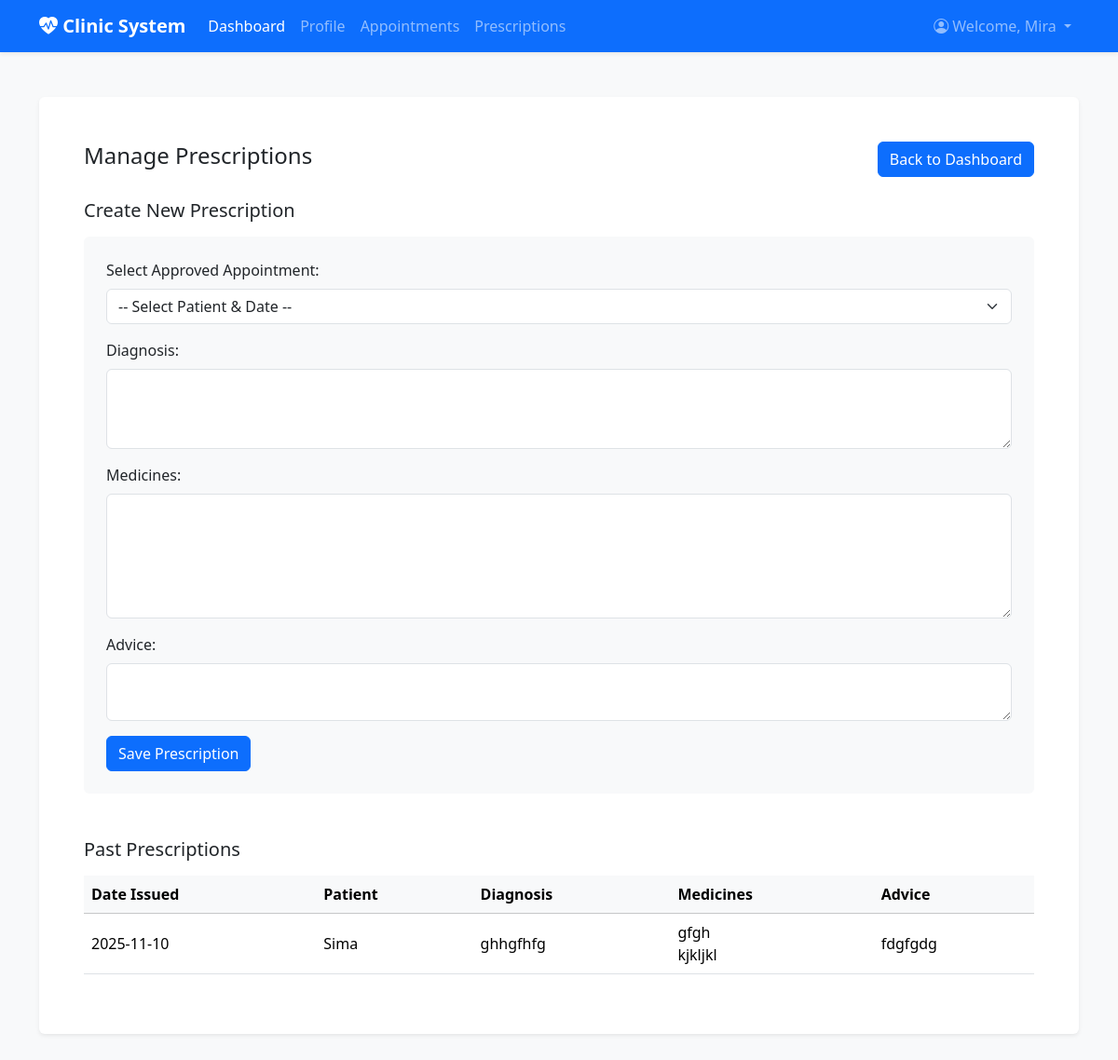
The app's page /Doctor/prescriptions.php (signed in) with its own data.
### tables this page shows
CREATE TABLE `prescriptions` (
  `prescription_id` int(11) NOT NULL,
  `appointment_id` int(11) DEFAULT NULL,
  `diagnosis` text DEFAULT NULL,
  `medicines` text DEFAULT NULL,
  `advice` text DEFAULT NULL,
  `date_issued` date DEFAULT NULL
);

CREATE TABLE `users` (
  `user_id` int(11) NOT NULL,
  `full_name` varchar(100) DEFAULT NULL,
  `email` varchar(100) DEFAULT NULL,
  `password_hash` varchar(255) DEFAULT NULL,
  `phone` varchar(20) DEFAULT NULL,
  `gender` enum('Male','Female','Other') DEFAULT NULL,
  `date_of_birth` date DEFAULT NULL,
  `role` enum('doctor','patient','admin') DEFAULT NULL,
  `created_at` timestamp NOT NULL DEFAULT current_timestamp()
);

### Doctor/prescriptions.php (the view, shortened to what this page needs)
<?php
include '../header.php';
$user_id = $_SESSION['user_id']; $message = ''; $message_type = '';
$doctor_id = $conn->query("SELECT doctor_id FROM doctors WHERE user_id = $user_id")->fetch_assoc()['doctor_id'];
$past_pr_query = "SELECT pr.*, a.appointment_date, u.full_name AS patient_name FROM prescriptions pr
                  JOIN appointments a ON pr.appointment_id = a.appointment_id JOIN patients p ON a.patient_id = p.patient_id
                  JOIN users u ON p.user_id = u.user_id WHERE a.doctor_id = ? ORDER BY pr.date_issued DESC";
$stmt_past_pr = $conn->prepare($past_pr_query); $stmt_past_pr->bind_param("i", $doctor_id); $stmt_past_pr->execute();
$past_prescriptions_result = $stmt_past_pr->get_result();
?>
<!DOCTYPE html>
<html lang="en">
<head>
    <link href="https://cdn.jsdelivr.net/npm/bootstrap@5.3.3/dist/css/bootstrap.min.css" rel="stylesheet">
</head>
<body>
    <div class="container my-5">
        <div class="card shadow-sm border-0">
            <div class="card-body p-5">
                <div class="d-flex justify-content-between align-items-center mb-4">
                    <h2 class="h4">Manage Prescriptions</h2>
                    <a href="../dashboard.php" class="btn btn-primary">Back to Dashboard</a>
                </div>
                <h5 class="mb-3">Create New Prescription</h5>
                <form action="prescriptions.php" method="POST" class="p-4 bg-light rounded mb-5">
                    <div class="mb-3">
                        <label for="appointment_id" class="form-label">Select Approved Appointment:</label>
                        <select name="appointment_id" id="appointment_id" class="form-select" required>
                            <option value="">-- Select Patient & Date --</option>
                        </select>
                    </div>
                    <div class="mb-3"><label for="diagnosis" class="form-label">Diagnosis:</label><textarea class="form-control" id="diagnosis" name="diagnosis" rows="3" required></textarea></div>
                    <div class="mb-3"><label for="medicines" class="form-label">Medicines:</label><textarea class="form-control" id="medicines" name="medicines" rows="5" required></textarea></div>
                    <div class="mb-3"><label for="advice" class="form-label">Advice:</label><textarea class="form-control" id="advice" name="advice" rows="2"></textarea></div>
                    <button type="submit" class="btn btn-primary">Save Prescription</button>
                </form>
                <h5 class="mb-3">Past Prescriptions</h5>
                <div class="table-responsive">
                    <table class="table table-hover align-middle">
                        <thead class="table-light"><tr><th>Date Issued</th><th>Patient</th><th>Diagnosis</th><th>Medicines</th><th>Advice</th></tr></thead>
                        <tbody>
                            <?php
                            if ($past_prescriptions_result->num_rows > 0) {
                                while($row = $past_prescriptions_result->fetch_assoc()) {
                                    echo "<tr><td>" . htmlspecialchars($row['date_issued']) . "</td>";
                                    echo "<td>" . htmlspecialchars($row['patient_name']) . "</td>";
                                    echo "<td>" . htmlspecialchars($row['diagnosis']) . "</td>";
                                    echo "<td>" . nl2br(htmlspecialchars($row['medicines'])) . "</td>";
                                    echo "<td>" . htmlspecialchars($row['advice']) . "</td></tr>";
                                }
                            } else echo "<tr><td colspan='5' class='text-center'>You have not written any prescriptions.</td></tr>";
                            ?>
                        </tbody>
                    </table>
                </div>
            </div>
        </div>
    </div>
</body>
</html>

### Assets/css/layout.css (style rules this page uses)
body { background-color: #f8f9fa; }
.card { border: 0; box-shadow: 0 4px 12px rgba(0, 0, 0, 0.05); }

### Doctor/prescriptions.php (style rules this page uses)
body { background-color: #f8f9fa; }

### records on screen
prescriptions: date_issued "2025-11-10", users.full_name "Sima", diagnosis "ghhgfhfg", medicines "gfgh kjkljkl", advice "fdgfgdg"

### other values on screen
$_SESSION['full_name'] "Mira"
